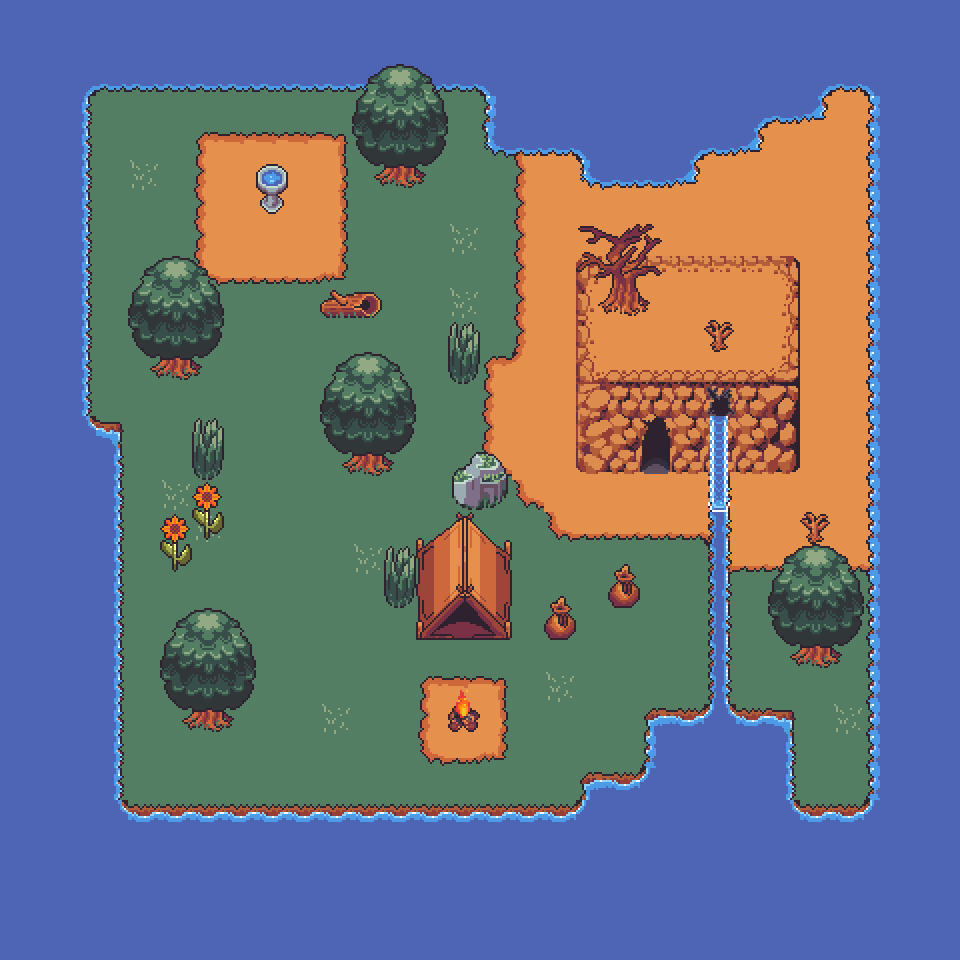

This game map was drawn from its Tiled (.tmx) file and the tilesets committed beside it. A one-line description and the trimmed map source follow:
An orthogonal 30x30 tile map with 32x32 px tiles, 6 tile layers (Ground 1, Ground 2, Ground Deco, Water / Walls, ...), 3 tilesets.

<map version="1.8" tiledversion="1.8.2" orientation="orthogonal" renderorder="right-down" width="30" height="30" tilewidth="32" tileheight="32" infinite="0" nextlayerid="7" nextobjectid="1">
 <tileset firstgid="1" source="tsx files/Raven - Green Forest.tsx" />
 <tileset firstgid="391" source="tsx files/Raven - Miner's Cave.tsx" />
 <tileset firstgid="1145" source="tsx files/Raven - Interiors.tsx" />
 <layer id="1" name="Ground 1" width="30" height="30">
  <data>[900 cells, 698 non-empty, 5 distinct tile ids]</data>
 </layer>
 <layer id="2" name="Ground 2" width="30" height="30">
  <data>[900 cells, 195 non-empty, 11 distinct tile ids]</data>
 </layer>
 <layer id="3" name="Ground Deco" width="30" height="30">
  <data>[900 cells, 4 non-empty, 4 distinct tile ids]</data>
 </layer>
 <layer id="4" name="Water / Walls" width="30" height="30">
  <data>[900 cells, 469 non-empty, 28 distinct tile ids]</data>
 </layer>
 <layer id="5" name="Props" width="30" height="30">
  <data>[900 cells, 72 non-empty, 42 distinct tile ids]</data>
 </layer>
 <layer id="6" name="Props - Above Player" width="30" height="30">
  <data>[900 cells, 54 non-empty, 18 distinct tile ids]</data>
 </layer>
</map>
